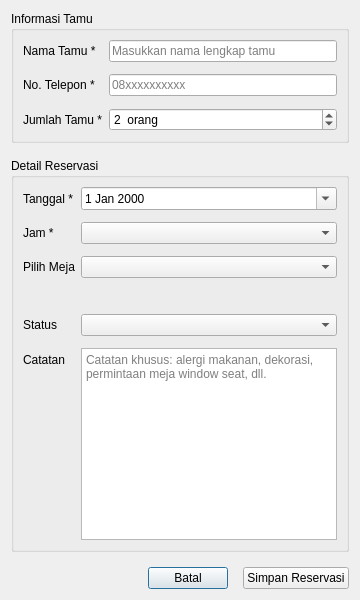
<?xml version="1.0" encoding="UTF-8"?>
<ui version="4.0">
 <class>ReservasiDialog</class>
 <widget class="QDialog" name="ReservasiDialog">
  <property name="windowTitle">
   <string>Reservasi</string>
  </property>
  <property name="minimumWidth">
   <number>520</number>
  </property>
  <layout class="QVBoxLayout" name="mainLayout">
   <property name="spacing">
    <number>15</number>
   </property>
   <item>
    <widget class="QGroupBox" name="tamu_grp">
     <property name="title">
      <string>Informasi Tamu</string>
     </property>
     <layout class="QFormLayout" name="tamu_lay">
      <property name="verticalSpacing">
       <number>12</number>
      </property>
      <item row="0" column="0">
       <widget class="QLabel" name="nama_label">
        <property name="text">
         <string>Nama Tamu *</string>
        </property>
       </widget>
      </item>
      <item row="0" column="1">
       <widget class="QLineEdit" name="nama_input">
        <property name="maxLength">
         <number>100</number>
        </property>
        <property name="placeholderText">
         <string>Masukkan nama lengkap tamu</string>
        </property>
       </widget>
      </item>
      <item row="1" column="0">
       <widget class="QLabel" name="telepon_label">
        <property name="text">
         <string>No. Telepon *</string>
        </property>
       </widget>
      </item>
      <item row="1" column="1">
       <widget class="QLineEdit" name="telepon_input">
        <property name="maxLength">
         <number>15</number>
        </property>
        <property name="placeholderText">
         <string>08xxxxxxxxxx</string>
        </property>
       </widget>
      </item>
      <item row="2" column="0">
       <widget class="QLabel" name="jumlah_label">
        <property name="text">
         <string>Jumlah Tamu *</string>
        </property>
       </widget>
      </item>
      <item row="2" column="1">
       <widget class="QSpinBox" name="jumlah_input">
        <property name="suffix">
         <string>  orang</string>
        </property>
        <property name="minimum">
         <number>1</number>
        </property>
        <property name="maximum">
         <number>8</number>
        </property>
        <property name="value">
         <number>2</number>
        </property>
       </widget>
      </item>
     </layout>
    </widget>
   </item>
   <item>
    <widget class="QGroupBox" name="res_grp">
     <property name="title">
      <string>Detail Reservasi</string>
     </property>
     <layout class="QFormLayout" name="res_lay">
      <property name="verticalSpacing">
       <number>12</number>
      </property>
      <item row="0" column="0">
       <widget class="QLabel" name="tanggal_label">
        <property name="text">
         <string>Tanggal *</string>
        </property>
       </widget>
      </item>
      <item row="0" column="1">
       <widget class="QDateEdit" name="tanggal_input">
        <property name="calendarPopup">
         <bool>true</bool>
        </property>
       </widget>
      </item>
      <item row="1" column="0">
       <widget class="QLabel" name="waktu_label">
        <property name="text">
         <string>Jam *</string>
        </property>
       </widget>
      </item>
      <item row="1" column="1">
       <widget class="QComboBox" name="waktu_combo"/>
      </item>
      <item row="2" column="0">
       <widget class="QLabel" name="meja_label">
        <property name="text">
         <string>Pilih Meja</string>
        </property>
       </widget>
      </item>
      <item row="2" column="1">
       <widget class="QComboBox" name="meja_combo"/>
      </item>
      <item row="3" column="1">
       <widget class="QLabel" name="info_meja_lbl">
        <property name="styleSheet">
         <string notr="true">color: #1A5276; font-size: 10px; font-style: italic;</string>
        </property>
        <property name="text">
         <string/>
        </property>
       </widget>
      </item>
      <item row="4" column="0">
       <widget class="QLabel" name="status_label">
        <property name="text">
         <string>Status</string>
        </property>
       </widget>
      </item>
      <item row="4" column="1">
       <widget class="QComboBox" name="status_combo"/>
      </item>
      <item row="5" column="0">
       <widget class="QLabel" name="catatan_label">
        <property name="text">
         <string>Catatan</string>
        </property>
       </widget>
      </item>
      <item row="5" column="1">
       <widget class="QTextEdit" name="catatan_input">
        <property name="maximumHeight">
         <number>75</number>
        </property>
        <property name="placeholderText">
         <string>Catatan khusus: alergi makanan, dekorasi, permintaan meja window seat, dll.</string>
        </property>
       </widget>
      </item>
     </layout>
    </widget>
   </item>
   <item>
    <layout class="QHBoxLayout" name="buttonLayout">
     <item>
      <spacer name="buttonSpacer">
       <property name="orientation">
        <enum>Qt::Horizontal</enum>
       </property>
       <property name="sizeHint" stdset="0">
        <size>
         <width>40</width>
         <height>20</height>
        </size>
       </property>
      </spacer>
     </item>
     <item>
      <widget class="QPushButton" name="cancel_btn">
       <property name="text">
        <string>Batal</string>
       </property>
      </widget>
     </item>
     <item>
     <widget class="QPushButton" name="save_btn">
       <property name="text">
        <string>Simpan Reservasi</string>
       </property>
      </widget>
     </item>
    </layout>
   </item>
  </layout>
 </widget>
 <resources/>
 <connections/>
</ui>
